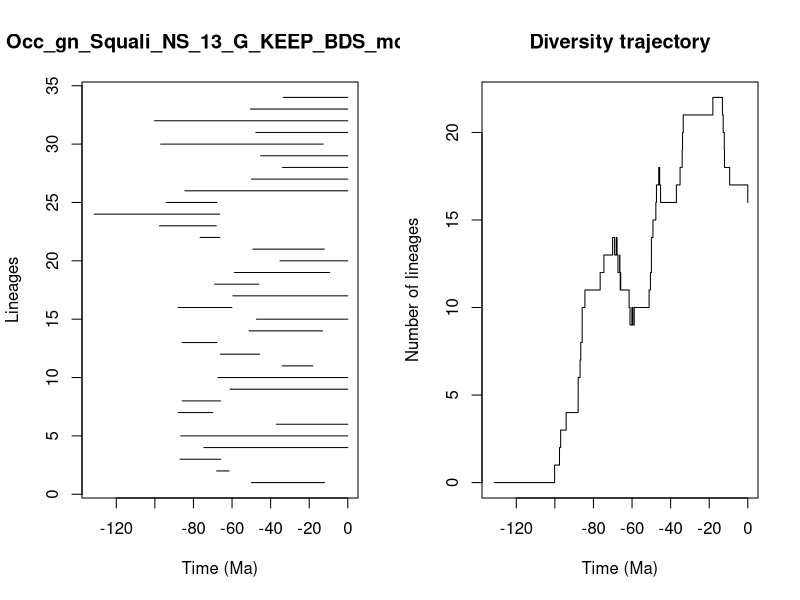

Here is the R script that generated this plot:


pdf(file='../Results/Genus_NS/5_MA_bins_EXT_EP_FT/pyrate_mcmc_logs/Occ_gn_Squali_NS_13_G_KEEP_BDS_mcmc_LTT.pdf',width=0.6*20, height=0.6*10)
title = "Occ_gn_Squali_NS_13_G_KEEP_BDS_mcmc"
ts=c(49.961913016002136, 67.99851825969971,86.93492425898002,74.58310843050721,86.576755250994,37.001471838118725,87.93786302797587,85.85243684176217,61.05260422252612,67.28788439936974,33.99946360683177,66.11415297565111,85.84454209399898,51.16094840102493,47.33997004944618,87.9187197323948,59.57010871722885,69.03000627079754,58.862774749844554,35.10967410709049,49.16141210103932,76.52521664529365,97.60991065880825,131.47979441563425,94.15186363663749,84.42471658853896,49.94819887755068,33.83484570836601,45.21001973971297,96.99509348680725,47.658316862663874,100.14768405545666,50.454464616898086,33.459249558065984)
te=c(12.077193100986495, 61.52458853319596,65.87104958417638,0.0,0.0,0.0,70.05952435675833,65.95158251546896,0.0,0.0,18.102431694938243,45.69586323493839,67.81281701517136,13.134909935110887,0.0,60.07684787101769,0.0,46.167938134185704,9.40524495828151,0.0,12.167701904157846,66.28719252688026,68.16447573671182,66.4093389731027,67.77579988066904,0.0,0.0,0.0,0.0,12.753283665886519,0.0,0.0,0.0,0.0)
div_traj=c(0, 1,2,3,4,5,6,7,8,9,10,11,12,13,14,13,14,13,14,13,12,13,12,11,12,11,10,9,10,9,10,11,12,13,14,15,16,17,18,17,16,17,18,19,20,21,22,21,20,19,18,17,16)
time_events=c(131.47979441563425, 100.14768405545666,97.60991065880825,96.99509348680725,94.15186363663749,87.93786302797587,87.9187197323948,86.93492425898002,86.576755250994,85.85243684176217,85.84454209399898,84.42471658853896,76.52521664529365,74.58310843050721,70.05952435675833,69.03000627079754,68.16447573671182,67.99851825969971,67.81281701517136,67.77579988066904,67.28788439936974,66.4093389731027,66.28719252688026,66.11415297565111,65.95158251546896,65.87104958417638,61.52458853319596,61.05260422252612,60.07684787101769,59.57010871722885,58.862774749844554,51.16094840102493,50.454464616898086,49.961913016002136,49.94819887755068,49.16141210103932,47.658316862663874,47.33997004944618,46.167938134185704,45.69586323493839,45.21001973971297,37.001471838118725,35.10967410709049,33.99946360683177,33.83484570836601,33.459249558065984,18.102431694938243,13.134909935110887,12.753283665886519,12.167701904157846,12.077193100986495,9.40524495828151,0.0)
                par(mfrow=c(1,2))
                L = length(ts)
                plot(ts, 1:L , xlim=c(-max(ts)-1,0), pch=20, type="n", main=title,xlab="Time (Ma)",ylab="Lineages")
                for (i in 1:L){segments(x0=-te[i],y0=i,x1=-ts[i],y1=i)}    
                t = -time_events
                plot(div_traj ~ t,type="s", main = "Diversity trajectory",xlab="Time (Ma)",ylab="Number of lineages",xlim=c(-max(ts)-1,0))
                abline(v=c(65,200,251,367,445),lty=2,col="gray")
                
